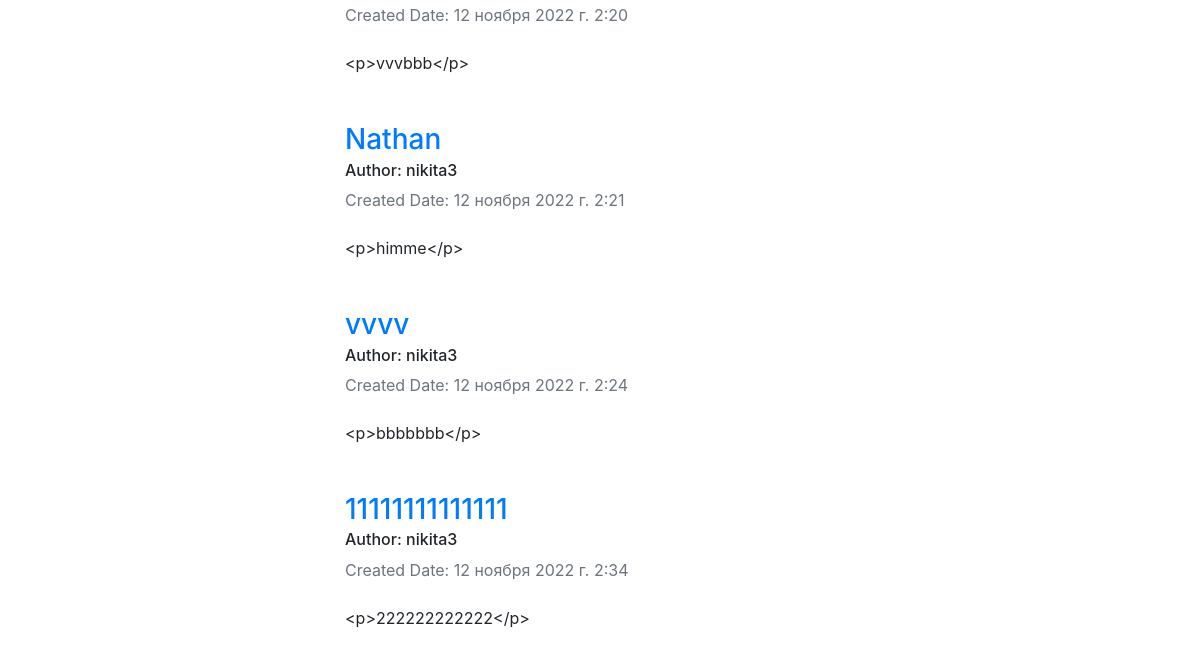
The page /articles/ (lower part) on the database as committed earlier.
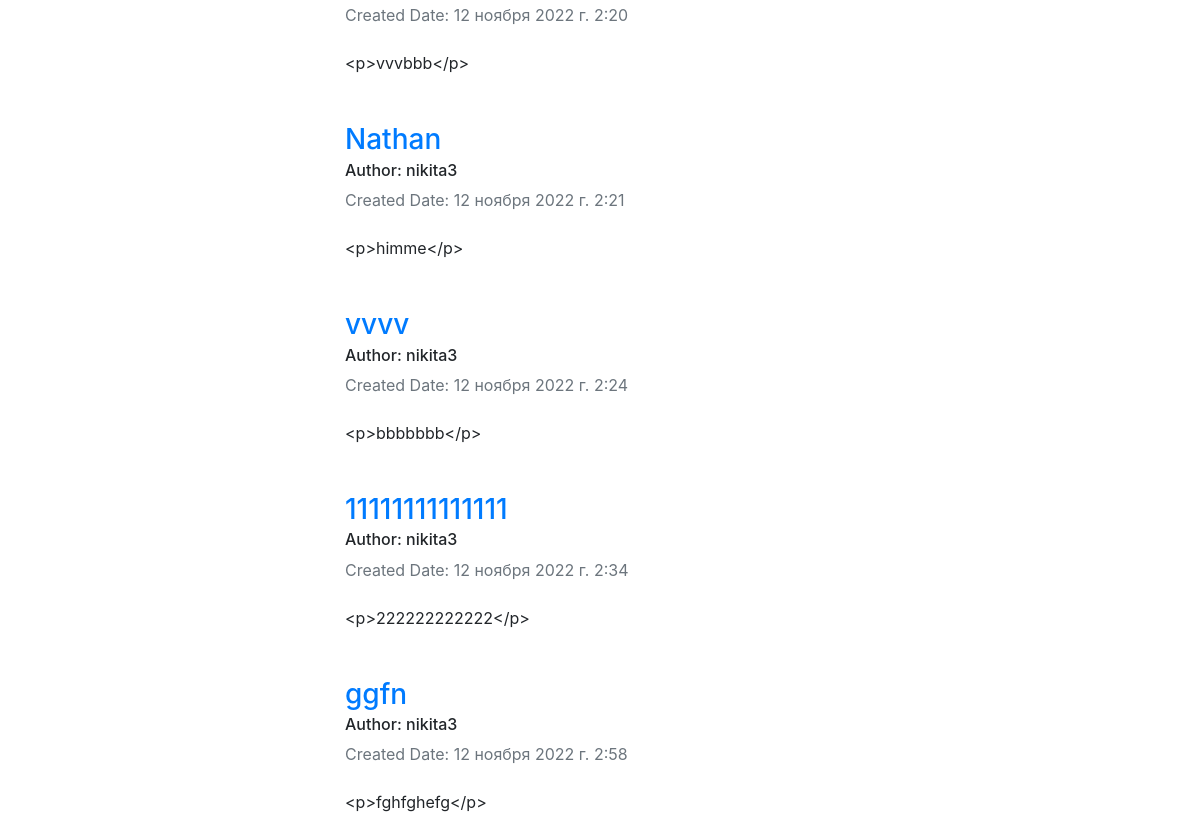
The same page on the database as committed later.
### article/models.py (models this page shows, shortened)
class Article(models.Model):
    author=models.ForeignKey('auth.User',on_delete=models.CASCADE,verbose_name='АВТОР')
    title = models.CharField(max_length=50)
    content =  RichTextField()
    created_date = models.DateTimeField(auto_now_add=True)
    article_image = models.FileField(blank=True,null=True,verbose_name='Upload_image')

### article/views.py (the view)
# urls.py: path('', views.articles , name='articles'),
def articles(request):
    articles = Article.objects.all()
    return render(request,'articles.html',{'articles':articles})

### templates/articles.html (shortened to what this page needs)
{% extends "layout.html" %} {% block body %}
{% if articles %} {% for article in articles %}
<div class="row">
  <div class="col-md-6 offset-md-3">
    <div class="col-lg-8">
      <article>
        <header class="mb-4">
          <a href="/articles/article/{{ article.id }}">
            <h3 class="fw-bolder mb-1">{{ article.title }}</h3>
          </a>
          <h6>Author: {{ article.author }}</h6>
          <div class="text-muted fst-italic mb-2">
            Created Date: {{ article.created_date }}
          </div>
        </header>
        <section class="mb-5">
          <p class="fs-5 mb-4">{{article.content}}</p>
        </section>
      </article>
    </div>
  </div>
</div>
{% endfor %} {% else %}
<div class="alert alert-danger">No articles in block</div>
{% endif %} {% endblock body %}

Rows that differ between the two databases and show on the page:
added Article: title "ggfn", author "nikita3", created_date "12 ноября 2022 г. 2:58", content "<p>fghfghefg</p>"
